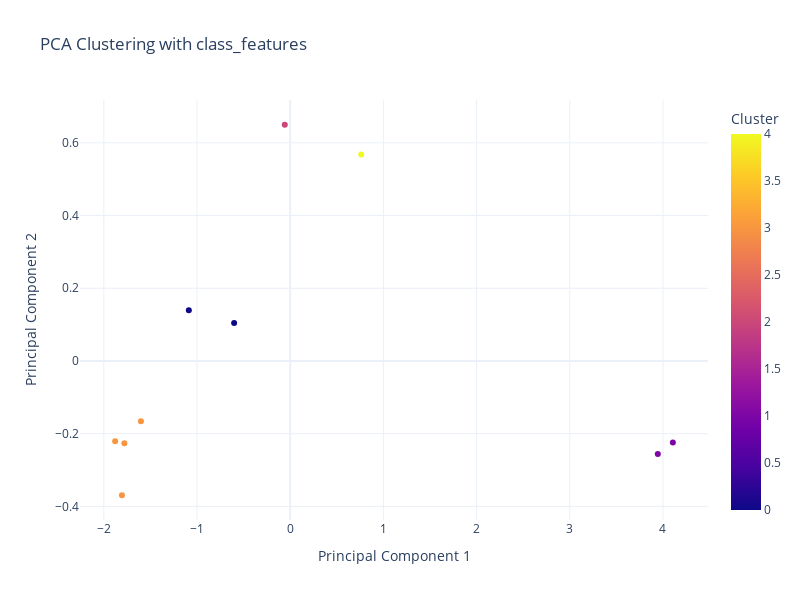

Write notebook code for a chart like this one.
### Markdown cell above
how are each column related to the rest?

### Code cell
import plotly.express as px
import pandas as pd
from sklearn.decomposition import PCA
from sklearn.cluster import KMeans
import dash
from dash import dcc, html
from dash.dependencies import Input, Output

# Assuming class_features_df is already defined and contains the necessary data
# Drop the 'State' column if it exists, otherwise, drop any non-numeric columns
data_numeric = class_features_df.drop('State', axis=1, errors='ignore')

# Perform PCA
pca = PCA(n_components=2)
pca_data = pca.fit_transform(data_numeric.T)  # Transpose to perform PCA on columns

# Create a DataFrame for visualization
plot_data = pd.DataFrame({
    'PC1': pca_data[:, 0],
    'PC2': pca_data[:, 1],
    'Feature': data_numeric.columns
})

# Perform clustering on PCA-transformed data
kmeans = KMeans(n_clusters=5)  # Adjust number of clusters as needed
clusters = kmeans.fit_predict(pca_data)

# Add cluster information to the DataFrame
plot_data['Cluster'] = clusters

# Create an interactive scatter plot using Plotly
fig = px.scatter(plot_data, x='PC1', y='PC2', color='Cluster', hover_name='Feature', 
                 title='PCA Clustering with class_features', labels={'PC1': 'Principal Component 1', 'PC2': 'Principal Component 2'},
                 template='plotly_white', width=800, height=600)



# Show the plot
fig.show()

### Figure 1 — Plotly figure (JSON) as saved in the notebook; plotly's stock layout.template omitted (floating-point values rounded to 4 significant figures)
{"data": [{"hovertemplate": "<b>%{hovertext}</b><br><br>Principal Component 1=%{x}<br>Principal Component 2=%{y}<br>Cluster=%{marker.color}<extra></extra>", "hovertext": ["Algebra I PERCENT", "Geometry PERCENT", "ALgebra II PERCENT", "Adv. Math 1 PERCENT", "Calculus PERCENT", "Biology Classes PERCENT", "Chemistry Classes Percent", "Physics  Classes PERCENT", "SAT-ACT Percent per state", "AP enrollent Percent Per state"], "legendgroup": "", "marker": {"color": [3, 3, 3, 0, 4, 3, 0, 2, 1, 1], "coloraxis": "coloraxis", "symbol": "circle"}, "mode": "markers", "name": "", "orientation": "v", "showlegend": false, "type": "scatter", "x": [-1.806, -1.779, -1.602, -0.6019, 0.7622, -1.878, -1.088, -0.05832, 3.945, 4.106], "xaxis": "x", "y": [-0.3692, -0.226, -0.1659, 0.1046, 0.5682, -0.2208, 0.1394, 0.6498, -0.256, -0.2241], "yaxis": "y"}], "layout": {"coloraxis": {"colorbar": {"title": {"text": "Cluster"}}, "colorscale": [[0, "#0d0887"], [0.1111, "#46039f"], [0.2222, "#7201a8"], [0.3333, "#9c179e"], [0.4444, "#bd3786"], [0.5556, "#d8576b"], [0.6667, "#ed7953"], [0.7778, "#fb9f3a"], [0.8889, "#fdca26"], [1, "#f0f921"]]}, "height": 600, "legend": {"tracegroupgap": 0}, "title": {"text": "PCA Clustering with class_features"}, "width": 800, "xaxis": {"anchor": "y", "domain": [0, 1], "title": {"text": "Principal Component 1"}}, "yaxis": {"anchor": "x", "domain": [0, 1], "title": {"text": "Principal Component 2"}}}}
